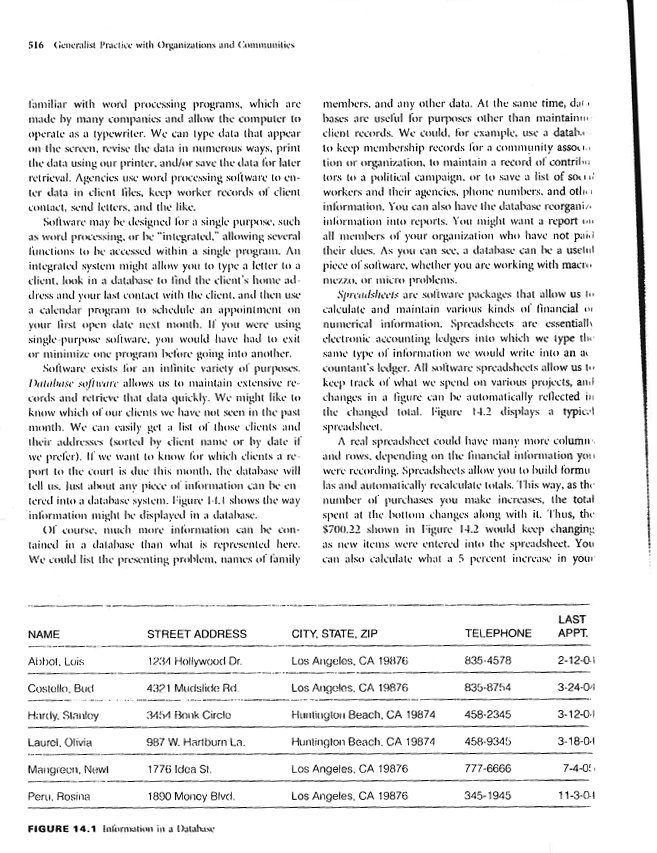
#> input picture data/skew_corrected.jpg, 657 x 853 px
$ python -i skew_correction.py   (imports and definitions only)
#> lines starting #> are read from the running program, lines starting #| are printed output that depends on the picture
#> further down, picture is the input picture: shape (853, 657, 3); min 0, max 255, mean 235.2
import cv2
import numpy as np
from scipy.ndimage import interpolation as inter

def correct_skew(image, delta=0.5, limit=15, debug=False):
    """Correct skew of the image using projection profile method"""
#> called with delta = 0.5, limit = 15, debug = False

    def determine_score(arr, angle):
        data = inter.rotate(arr, angle, reshape=False, order=0)
        histogram = np.sum(data, axis=1, dtype=float)
        score = np.sum((histogram[1:] - histogram[:-1]) ** 2, dtype=float)
        return score

    if image is None:
        raise ValueError("Input image is empty or not loaded properly.")

    gray = cv2.cvtColor(image, cv2.COLOR_BGR2GRAY)
    thresh = cv2.threshold(gray, 0, 255,
                           cv2.THRESH_BINARY_INV + cv2.THRESH_OTSU)[1]
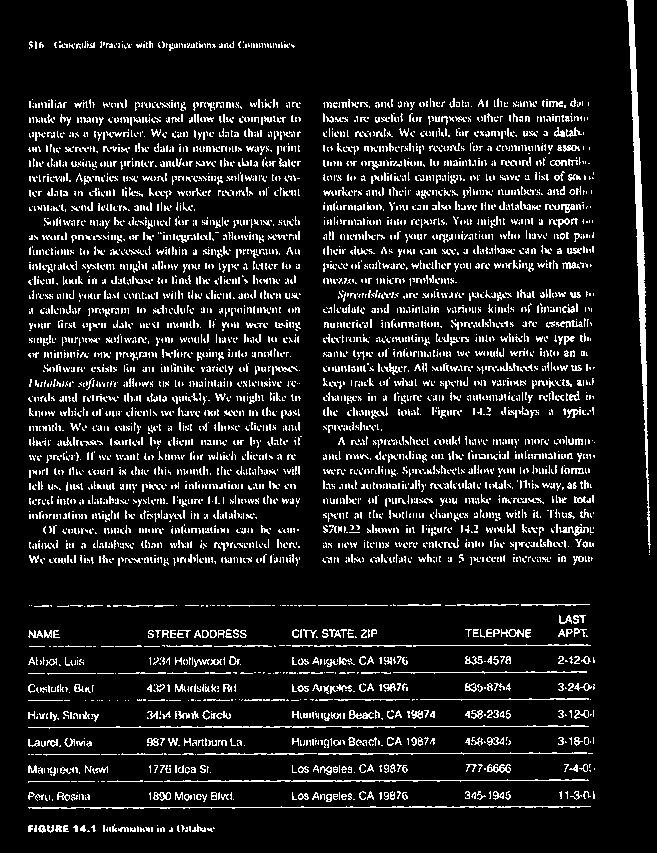
#> thresh: shape (853, 657); 10.7% white in thin lines or dots

    scores = []
    angles = np.arange(-limit, limit + delta, delta)

    for angle in angles:
        score = determine_score(thresh, angle)
        scores.append(score)
#> this loop made 61 passes
#> score on passes 1 to 12: 2.44e+09, 3.02e+09, 2.65e+09, 2.56e+09, 2.69e+09, 2.49e+09, 2.37e+09, 2.85e+09, 3.14e+09, 2.92e+09, 2.5e+09, 3.07e+09
#> pass 1, in determine_score, `data = inter.rotate(arr, angle, reshape=False, order=0)`:
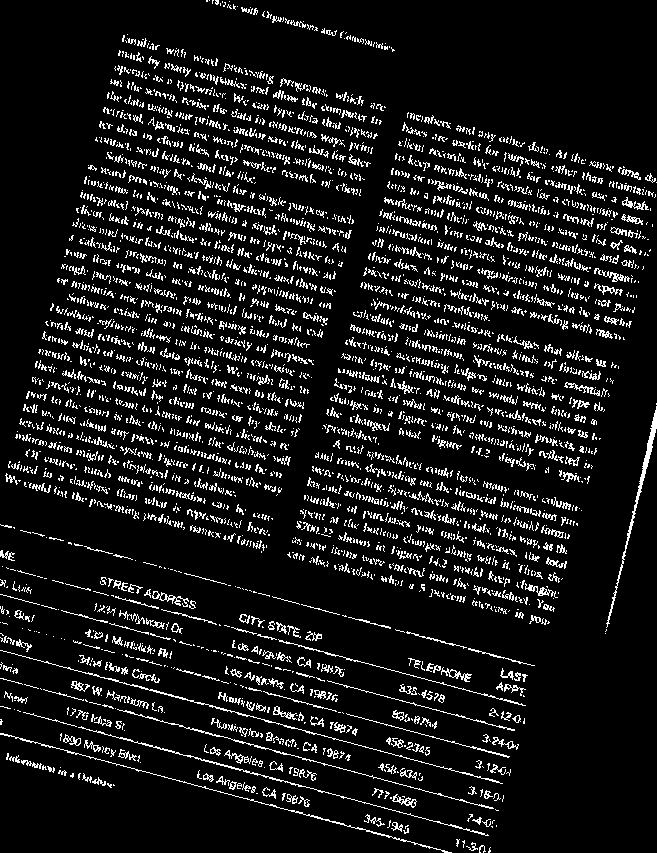
#> data: shape (853, 657); 10% white in thin lines or dots
#> pass 2, in determine_score (call 2), `data = inter.rotate(arr, angle, reshape=False, order=0)`:
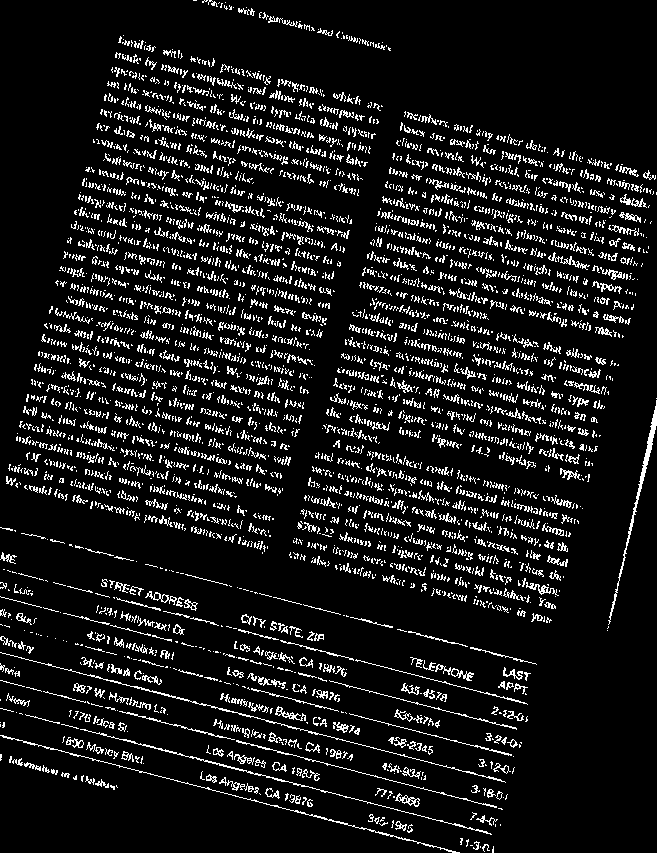
#> data: shape (853, 657); 10% white in thin lines or dots
#> pass 3, in determine_score (call 3), `data = inter.rotate(arr, angle, reshape=False, order=0)`:
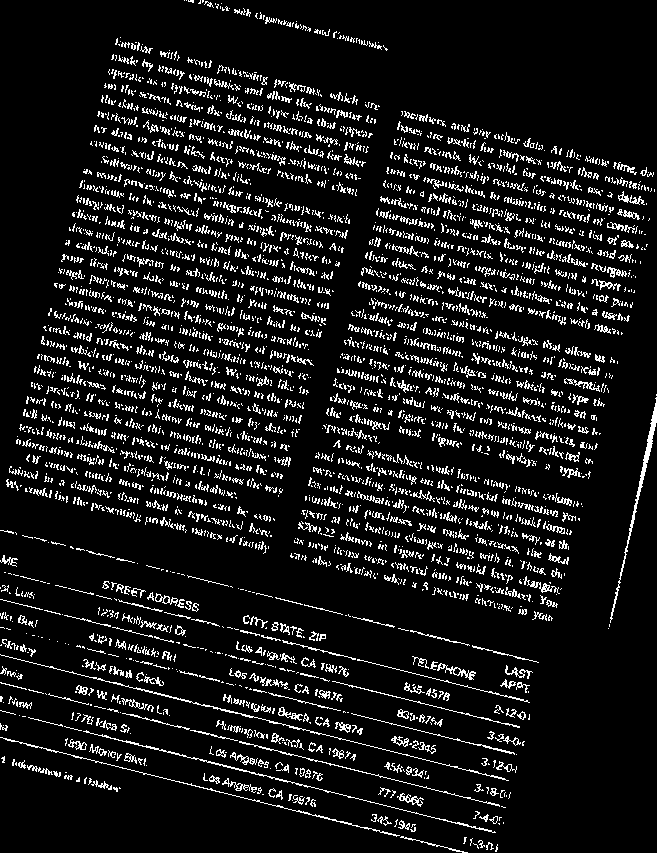
#> data: shape (853, 657); 10.1% white in thin lines or dots
#> after the loop, scores = 61 values, max 2.18e+11 at index 30, min 2.34e+09 at index 57, mean 9.11e+09

    best_angle = angles[scores.index(max(scores))]
#> best_angle = 0

    if debug:
        import matplotlib.pyplot as plt
        plt.plot(angles, scores)
        plt.title("Skew Angle vs Score")
        plt.xlabel("Angle (degrees)")
        plt.ylabel("Score")
        plt.grid(True)
        plt.show()

    print(f"[INFO] Best skew angle: {best_angle:.2f}")
#| [INFO] Best skew angle: 0.00

    (h, w) = image.shape[:2]
#> h = 853; w = 657
    center = (w // 2, h // 2)
#> center = (328, 426)
    M = cv2.getRotationMatrix2D(center, best_angle, 1.0)
#> M = [[1, 0, 0], [0, 1, 0]]
    corrected = cv2.warpAffine(image, M, (w, h),
                               flags=cv2.INTER_CUBIC,
                               borderMode=cv2.BORDER_REPLICATE)

    return best_angle, corrected

>>> import cv2
>>> picture = cv2.imread('../data/skew_corrected.jpg')
>>> result = correct_skew(picture)
